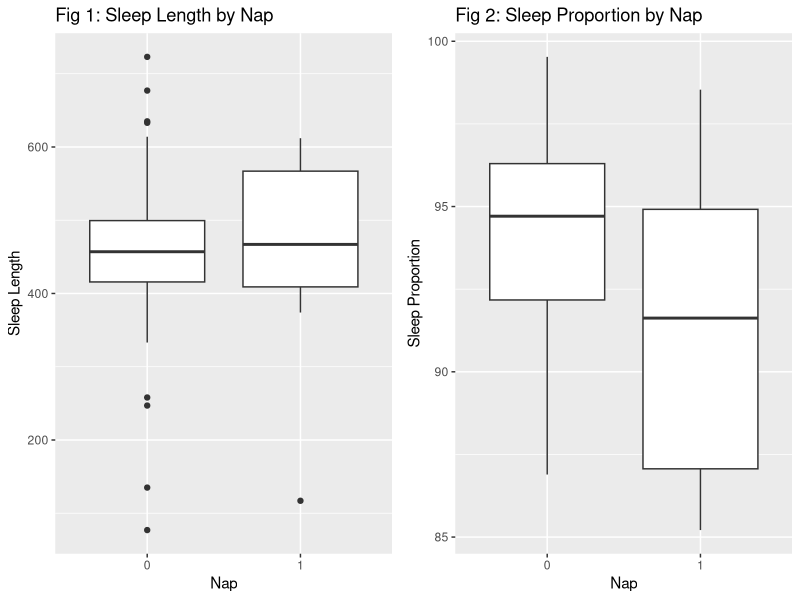
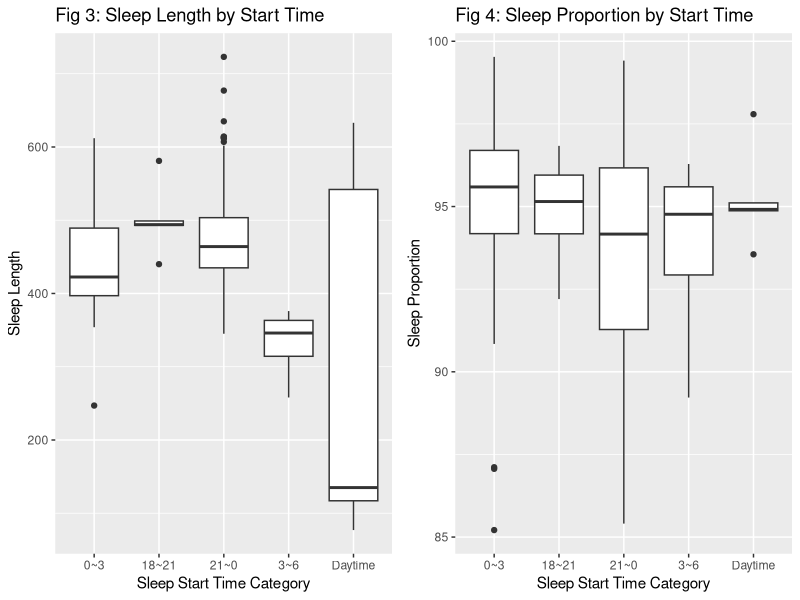
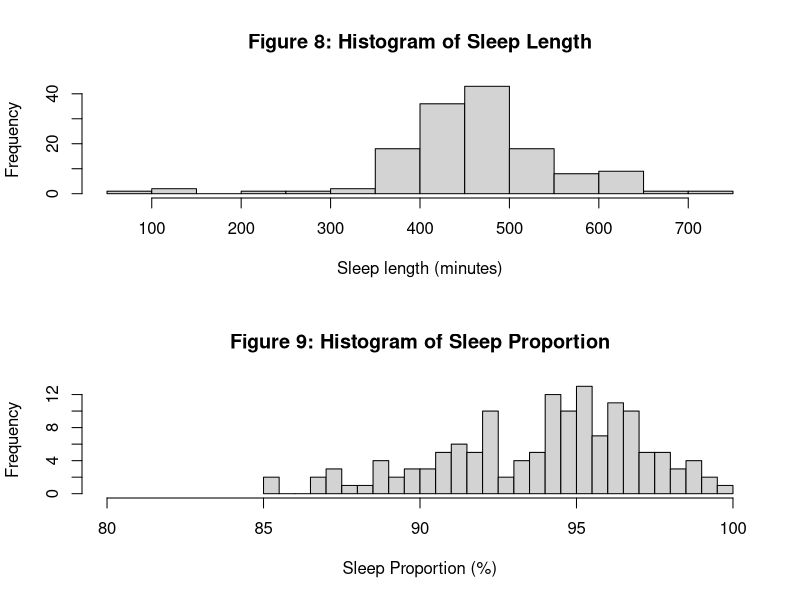
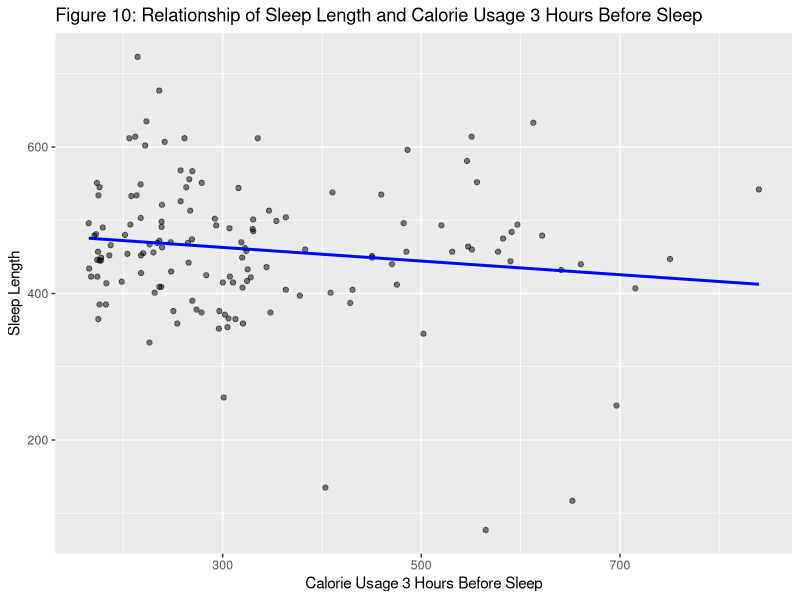
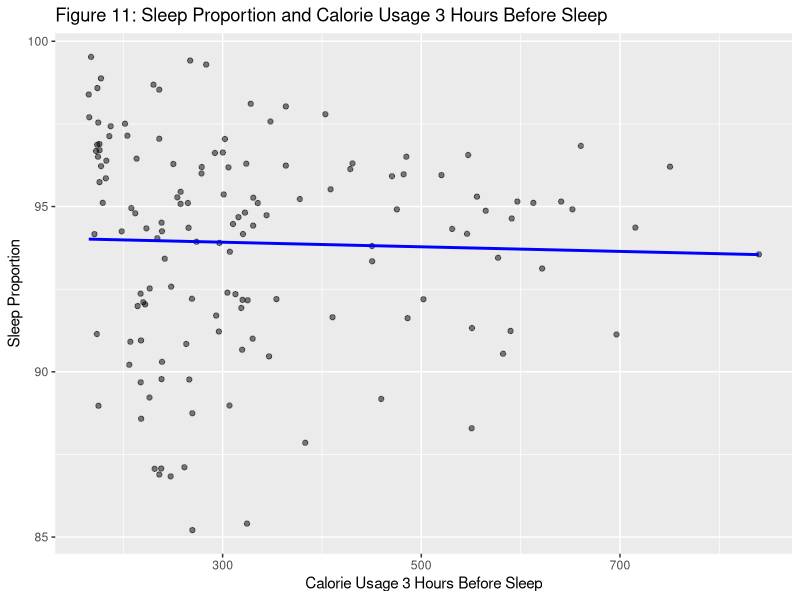
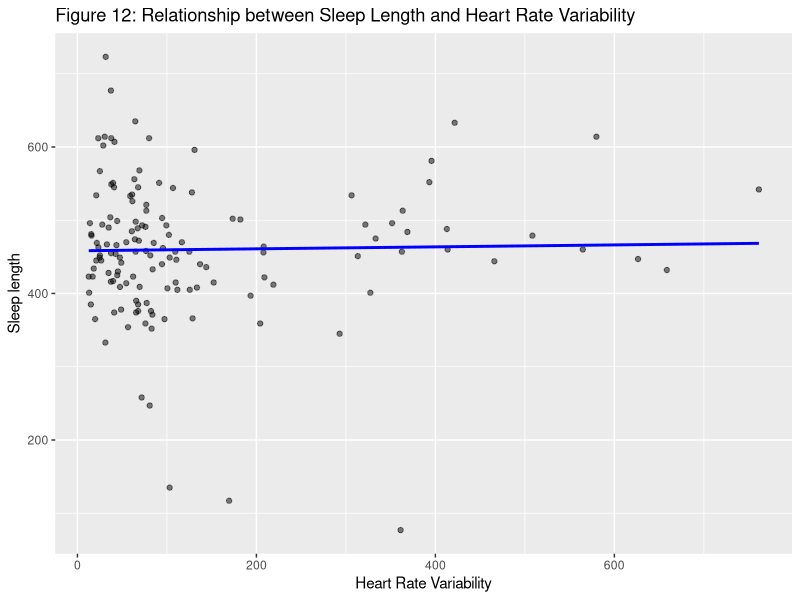
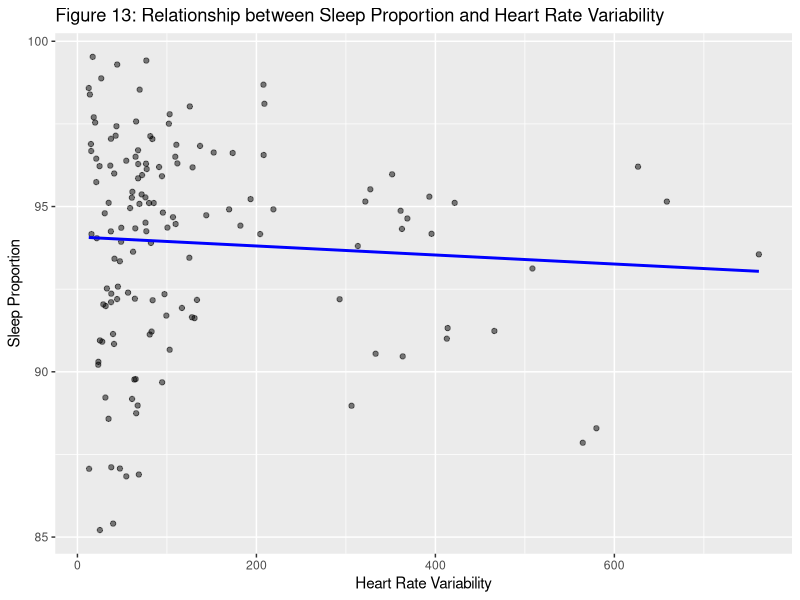
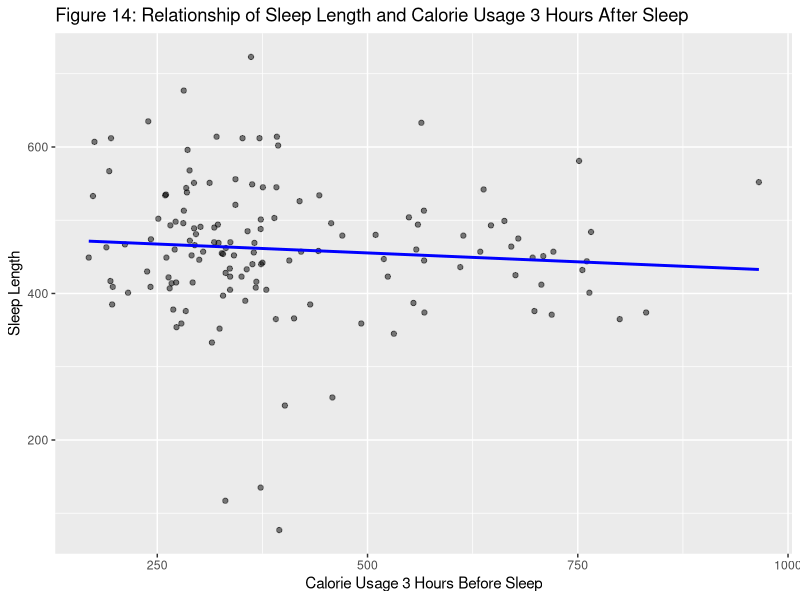

Here is the R script that generated these plots, in order:
## ---- chunk 1
knitr::opts_chunk$set(
	echo = FALSE,
	message = FALSE,
	warning = FALSE
)
## ---- chunk 2

library(ggplot2)
library(dplyr)
library(gridExtra)

sleep_data <- read.csv("sleep_log.csv")
sleep_data <- na.omit(sleep_data)
sleep_data$sleep_proportion <- sleep_data$sleep_proportion * 100


p1 <- ggplot(sleep_data, aes(x = as.factor(nap), y = sleep_length)) +
    geom_boxplot() +
    labs(title = "Fig 1: Sleep Length by Nap",
         x = "Nap",
         y = "Sleep Length") 


p2 <-ggplot(sleep_data, aes(x = as.factor(nap), y = sleep_proportion)) +
    geom_boxplot() +
    labs(title = "Fig 2: Sleep Proportion by Nap",
         x = "Nap",
         y = "Sleep Proportion")


p3 <-ggplot(sleep_data, aes(x = start_time_category, y = sleep_length)) +
    geom_boxplot() +
    labs(title = "Fig 3: Sleep Length by Start Time",
         x = "Sleep Start Time Category",
         y = "Sleep Length")

p4 <-ggplot(sleep_data, aes(x = start_time_category, y = sleep_proportion)) +
    geom_boxplot() +
    labs(title = "Fig 4: Sleep Proportion by Start Time",
         x = "Sleep Start Time Category",
         y = "Sleep Proportion")

grid.arrange(p1, p2, ncol = 2)


## ---- chunk 3
grid.arrange(p3, p4, ncol = 2)
## ---- chunk 4
library(knitr)
library(kableExtra)
# fig.width=12, fig.height=6
# MANOVA test
sleep_manova <- manova(cbind(sleep_length, sleep_proportion) ~ id, data = sleep_data)
manova_results <- summary(sleep_manova)

# Extracting the results
manova_summary <- data.frame(
  Pillais = manova_results$stats[, "Pillai"],
  Approx_F = manova_results$stats[, "approx F"],
  Num_DF = manova_results$stats[, "num Df"],
  Den_DF = manova_results$stats[, "den Df"],
  P_Value = manova_results$stats[, "Pr(>F)"]
)
manova_summary <- manova_summary[-nrow(manova_summary), ]

# Rounding the numerical columns to three significant figures
manova_summary$Pillais <- round(manova_summary$Pillais, 3)
manova_summary$Approx_F <- round(manova_summary$Approx_F, 3)
manova_summary$Num_DF <- round(manova_summary$Num_DF, 3)
manova_summary$Den_DF <- round(manova_summary$Den_DF, 3)



kable(manova_summary)


## ---- chunk 5
library(lmerTest)
library(knitr)

sleep_data$HR_3hr_sleep_var <- sleep_data$heartrate_3hours_before_sleep_variance
sleep_data$HR_3hr_sleep_avg <- sleep_data$heartrate_3hours_before_sleep

lmm_model1 <- lmer(sleep_length ~ nap + start_time_category + calories_3hour_after_sleep + 
                  calories_3hour_before_sleep + calories_daytime + 
                  HR_3hr_sleep_avg + HR_3hr_sleep_var +
                  HR_3hr_sleep_avg:calories_3hour_before_sleep +
                  HR_3hr_sleep_var:calories_3hour_before_sleep +
                  calories_3hour_before_sleep:calories_daytime +
                  calories_3hour_after_sleep:calories_daytime + 
                  (1 | id), data = sleep_data)

#model_table <- kable(summary(lmm_model1)$coefficients, digits = 3, 
#                     booktabs = TRUE) %>%
#  kable_styling(font_size = 9) %>%
#  kable_styling(position = "center")

#model_table

kable(summary(lmm_model1)$coefficients, digits = 3)

#library(performance)
#library(MuMIn)

#r.squaredGLMM(lmm_model1)

# Extract variance of random effects
#rand_eff_var <- as.data.frame(VarCorr(lmm_model1))$vcov

# Extract standard deviation of random effects
#sqrt(rand_eff_var)

## ---- chunk 6
library(lmerTest)
library(knitr)

sleep_data$HR_3hr_sleep_var <- sleep_data$heartrate_3hours_before_sleep_variance
sleep_data$HR_3hr_sleep_avg <- sleep_data$heartrate_3hours_before_sleep

lmm_model2 <- lmer(sleep_proportion ~ nap + start_time_category + calories_3hour_after_sleep + 
                  calories_3hour_before_sleep + calories_daytime + 
                  HR_3hr_sleep_avg + HR_3hr_sleep_var +
                  HR_3hr_sleep_avg:calories_3hour_before_sleep +
                  HR_3hr_sleep_var:calories_3hour_before_sleep +
                  calories_3hour_before_sleep:calories_daytime +
                  calories_3hour_after_sleep:calories_daytime + 
                  (1 | id), data = sleep_data)

kable(summary(lmm_model2)$coefficients, digits = 3)

#library(performance)
#library(MuMIn)

#r.squaredGLMM(lmm_model2)

# Extract variance of random effects
#rand_eff_var <- as.data.frame(VarCorr(lmm_model2))$vcov

# Extract standard deviation of random effects
#sqrt(rand_eff_var)
## ---- chunk 7

par(mfrow=c(2, 1))

# Histogram for sleep_length
hist(sleep_data$sleep_length, main="Figure 8: Histogram of Sleep Length", xlab="Sleep length (minutes)",
     ylab="Frequency", border="black", breaks =15)

# Histogram for sleep_proportion with a new scaling
hist(sleep_data$sleep_proportion, main="Figure 9: Histogram of Sleep Proportion", xlab="Sleep Proportion (%)",
     ylab="Frequency", border="black", breaks = 30, xlim=c(80, 100))

# Reset the layout
par(mfrow=c(1, 1), xlim=c(0.8, 1.0))


## ---- chunk 8
library(ggplot2)
library(dplyr)
library(gridExtra)




# Plot for sleep_length vs. calories_3hour_before_sleep
p1 <- ggplot(sleep_data, aes(x=calories_3hour_before_sleep, y=sleep_length)) +
  geom_point(alpha=0.5) +
  geom_smooth(method = "lm", color="blue", se=FALSE) +
  labs(title="Figure 10: Relationship of Sleep Length and Calorie Usage 3 Hours Before Sleep",
       x="Calorie Usage 3 Hours Before Sleep",
       y="Sleep Length") 

# Print the sleep_length plot
print(p1)

# Plot for sleep_proportion vs. calories_3hour_before_sleep
p2 <- ggplot(sleep_data, aes(x=calories_3hour_before_sleep, y=sleep_proportion)) +
  geom_point(alpha=0.5) +
  geom_smooth(method = "lm", color="blue", se=FALSE) +
  labs(title="Figure 11: Sleep Proportion and Calorie Usage 3 Hours Before Sleep",
       x="Calorie Usage 3 Hours Before Sleep",
       y="Sleep Proportion")

# Print the sleep_proportion plot
print(p2)



# Plot for sleep_proportion vs. calories_3hour_before_sleep
p3 <- ggplot(sleep_data, aes(x=heartrate_3hours_before_sleep_variance, y=sleep_length)) +
  geom_point(alpha=0.5) +
  geom_smooth(method = "lm", color="blue", se=FALSE) +
  labs(title="Figure 12: Relationship between Sleep Length and Heart Rate Variability",
       x="Heart Rate Variability",
       y="Sleep length") 

# Print the sleep_proportion plot
print(p3)

# Plot for sleep_proportion vs. calories_3hour_before_sleep
p4 <- ggplot(sleep_data, aes(x=heartrate_3hours_before_sleep_variance, y=sleep_proportion)) +
  geom_point(alpha=0.5) +
  geom_smooth(method = "lm", color="blue", se=FALSE) +
  labs(title="Figure 13: Relationship between Sleep Proportion and Heart Rate Variability",
       x="Heart Rate Variability",
       y="Sleep Proportion") 
  

# Print the sleep_proportion plot
print(p4)

# Plot for sleep_length vs. calories_3hour_before_sleep
p1 <- ggplot(sleep_data, aes(x=calories_3hour_after_sleep, y=sleep_length)) +
  geom_point(alpha=0.5) +
  geom_smooth(method = "lm", color="blue", se=FALSE) +
  labs(title="Figure 14: Relationship of Sleep Length and Calorie Usage 3 Hours After Sleep",
       x="Calorie Usage 3 Hours Before Sleep",
       y="Sleep Length") 

# Print the sleep_length plot
print(p1)

# Plot for sleep_proportion vs. calories_3hour_before_sleep
p2 <- ggplot(sleep_data, aes(x=calories_3hour_after_sleep, y=sleep_proportion)) +
  geom_point(alpha=0.5) +
  geom_smooth(method = "lm", color="blue", se=FALSE) +
  labs(title="Figure 15: Sleep Proportion and Calorie Usage 3 Hours After Sleep",
       x="Calorie Usage 3 Hours Before Sleep",
       y="Sleep Proportion")

# Print the sleep_proportion plot
print(p2)

# Plot for sleep_proportion vs. calories_3hour_before_sleep
p3 <- ggplot(sleep_data, aes(x=heartrate_3hours_before_sleep, y=sleep_length)) +
  geom_point(alpha=0.5) +
  geom_smooth(method = "lm", color="blue", se=FALSE) +
  labs(title="Figure 16: Relationship between Sleep Length and Heart Rate Average",
       x="Heart Rate Variability",
       y="Sleep length") 

# Print the sleep_proportion plot
print(p3)

# Plot for sleep_proportion vs. calories_3hour_before_sleep
p4 <- ggplot(sleep_data, aes(x=heartrate_3hours_before_sleep, y=sleep_proportion)) +
  geom_point(alpha=0.5) +
  geom_smooth(method = "lm", color="blue", se=FALSE) +
  labs(title="Figure 17: Relationship between Sleep Proportion and Heart Rate Average",
       x="Heart Rate Variability",
       y="Sleep Proportion") 
  

# Print the sleep_proportion plot
print(p4)

## ---- chunk 9

p1 <- ggplot(sleep_data, aes(x = as.factor(id), y = sleep_length)) +
    geom_boxplot() +
    labs(title = "Fig 18: Sleep Length by id",
         x = "Nap",
         y = "Sleep Length") 


p1

## ---- chunk 10

p1 <- ggplot(sleep_data, aes(x = as.factor(id), y = sleep_proportion)) +
    geom_boxplot() +
    labs(title = "Fig 19: Sleep Proportion by id",
         x = "Nap",
         y = "Sleep Proportion") 


p1

## ---- chunk 11
library(knitr)
library(kableExtra)

# MANOVA test
sleep_manova <- manova(cbind(sleep_length, sleep_proportion) ~ nap + start_time_category, data = sleep_data)
manova_results <- summary(sleep_manova)

# Extracting the results
manova_summary <- data.frame(
  Pillais = manova_results$stats[, "Pillai"],
  Approx_F = manova_results$stats[, "approx F"],
  Num_DF = manova_results$stats[, "num Df"],
  Den_DF = manova_results$stats[, "den Df"],
  Pr_Greater_F = manova_results$stats[, "Pr(>F)"]
)
manova_summary <- manova_summary[-nrow(manova_summary), ]

# Rounding the numerical columns to three significant figures
manova_summary$Pillais <- round(manova_summary$Pillais, 3)
manova_summary$Approx_F <- round(manova_summary$Approx_F, 3)
manova_summary$Num_DF <- round(manova_summary$Num_DF, 3)
manova_summary$Den_DF <- round(manova_summary$Den_DF, 3)
manova_summary$P_Value <- round(manova_summary$Pr_Greater_F, 3)


kable(manova_summary, caption = "Figure 20: MANOVA Results for Sleep Length and Proportion")


## ---- chunk 12
# Extract the residuals and fitted values
residuals <- resid(lmm_model1)
fitted_values <- fitted(lmm_model1)

# Create a residual plot
ggplot(data = data.frame(Residuals = residuals, Fitted = fitted_values), aes(x = Fitted, y = Residuals)) +
  geom_point() +
  geom_hline(yintercept = 0, linetype = "dashed", color = "red") +
  labs(title = "Figure 21 : Sleep Length Model- Residual Plot", x = "Fitted Values", y = "Residuals")


## ---- chunk 13
# Extract the residuals and fitted values
residuals <- resid(lmm_model2)
fitted_values <- fitted(lmm_model2)

# Create a residual plot
ggplot(data = data.frame(Residuals = residuals, Fitted = fitted_values), aes(x = Fitted, y = Residuals)) +
  geom_point() +
  geom_hline(yintercept = 0, linetype = "dashed", color = "red") +
  labs(title = "Figure 22 : Sleep Proportion Model- Residual Plot", x = "Fitted Values", y = "Residuals")


## ---- chunk 14
residuals <- resid(lmm_model1)

# Q-Q plot
qqnorm(residuals)
qqline(residuals, col = "red")
## ---- chunk 15
residuals <- resid(lmm_model2)

# Base R Q-Q plot
qqnorm(residuals)
qqline(residuals, col = "red")
